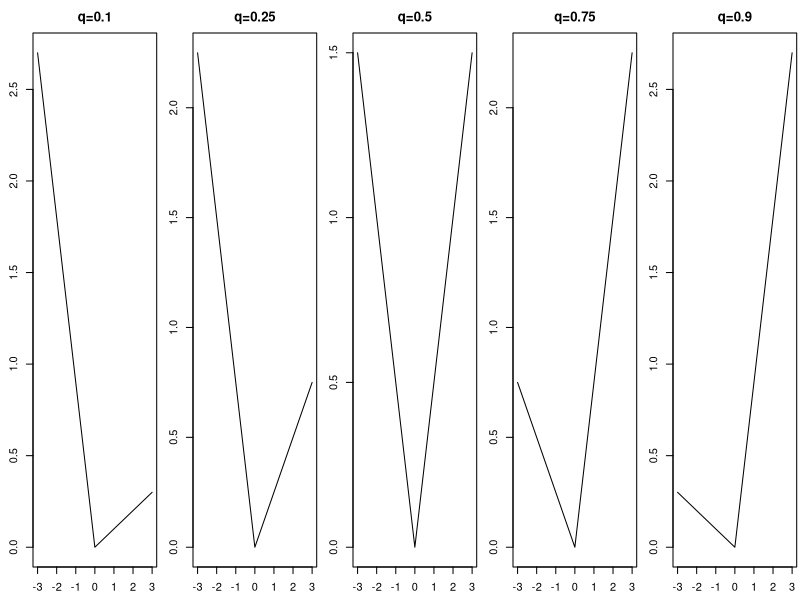
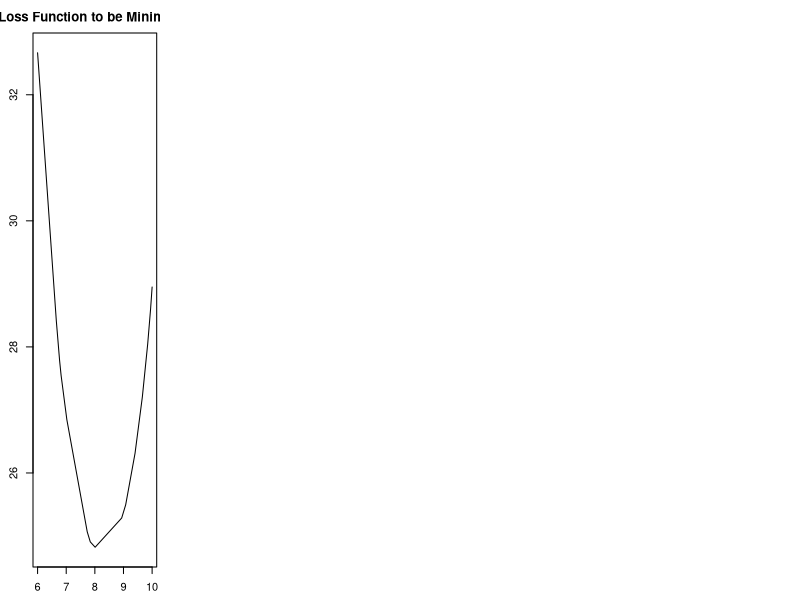

These charts were generated, in order, by the following R code: (Note: this script raises an error after producing the figures.)
vee <- function(z, q) {
  val = q*z
  val[z < 0] = (q-1) * z[z<0]
  return(val)
}

z = seq(-3, 3, 0.01)
par(mfrow=c(1, 5), mar=2.5*c(1, 1, 1, 0.1))
plot(z, vee(z, q=1/10), main="q=0.1", type="l")
plot(z, vee(z, q=1/4), main="q=0.25", type="l")
plot(z, vee(z, q=1/2), main="q=0.5", type="l")
plot(z, vee(z, q=3/4), main="q=0.75", type="l")
plot(z, vee(z, q=9/10), main="q=0.9", type="l")

# Determine the 30th quantile by minimizing a sum of vee functions
set.seed(341)
y.pop <- rnorm(25, 10, 3)

# Calculate objective function by summing over the population
rho.fun <- function(theta, q.val) {
  return(sum(sapply(X=y.pop-theta, FUN=vee, q=q.val)))
}

theta = seq(6, 10, length.out=1000)
rho.vals = numeric(length(theta))
for (i in 1:length(theta)) {
  rho.vals[i] = rho.fun(theta[i], q.val=0.3)
}
plot(theta, rho.vals, type="l",
     xlab=bquote(theta), ylab=bquote(rho[]),
     main="Loss Function to be Minimized")

# Use a numerical minimizer to find the minimizing value
# All 3 methods return the minimum ($par) and $objective
nlminb(start=0.5, objective=rho.fun, q.val=0.3)
optimize(f=rho.fun, interval=range(y.pop), q.val=0.3)
optim(par=0.5, fn=rho.fun, q.val=0.3)

# Note, there are different types of quantiles
quantile(y.pop, 0.3, type=7)
quantile(y.pop, 0.3, type=1)

# Example: Regression line for FE Heroes
filename <- paste("../source/repos/Uni-Projects/STAT 341/Data", "feh.csv", sep="/")
plot(feh$RES, feh$DEF, main="", pch=19, cex=1.5,
     col=adjustcolor("black", alpha=0.3),
     xlab="Resistance", ylab="Defense")

fit = lm(DEF ~ RES, data=feh)
abline(fit, col="red", lwd=2)

# Influence of implicitly defined attributes on individual coefficient estimates
N = nrow(feh)
delta = matrix(0, nrow=N, ncol=2)
for (i in 1:N) {
  # Fit for all except the ith row
  fit.no.i = lm(DEF ~ RES, data=feh[-i, ])
  delta[i, ] = abs(fit$coef - fit.no.i$coef)
}

par(mfrow = c(2, 2))
hist(delta[, 1], breaks="FD", col=adjustcolor("grey", 0.6),
     xlab=bquote(Delta[alpha]), main=bquote("Influence on" ~ alpha))
plot(delta[, 1], pch=19, col=adjustcolor("grey", 0.6),
     ylab=bquote(Delta[alpha]), main=bquote("Influence on" ~ alpha))
hist(delta[, 2], breaks="FD", col=adjustcolor("grey", 0.6),
     xlab=bquote(Delta[beta]), main=bquote("Influence on" ~ beta))
plot(delta[, 2], pch=19, col=adjustcolor("grey", 0.6),
     ylab=bquote(Delta[beta]), main=bquote("Influence on" ~ beta))

# Influence of each unit on the regression line as a whole
# Define influnece for a vector valued attribute using Euclidean norm
par(mfrow=c(1, 2))
delta2 = apply(X=delta, MARGIN=1, FUN=function(z) {
  sqrt(sum(z^2))
})
hist(delta2, breaks="FD", col=adjustcolor("grey", 0.6),
     xlab=bquote(Delta), main=bquote("Influence on" ~ theta))
plot(delta2, pch=19, col=adjustcolor("grey", 0.6),
     ylab=bquote(Delta), main=bquote("Influence on" ~ theta))

# Units with the largest overall influence:
# One is the weakest and one is the strongest
feh[delta > 0.5, ]

col.nam = c(adjustcolor("black", alpha=0.3), adjustcolor("firebrick", alpha=0.6))
# Note for color: if true, then col.nam[2] (red), else col.nam[1] (black)
plot(feh$RES, feh$DEF, main="", pch=19, cex=1.5, col=col.nam[(delta2 > 0.5)+1],
     xlab="Resistance", ylab="Defense")
abline(fit, col=2, lwd=2)